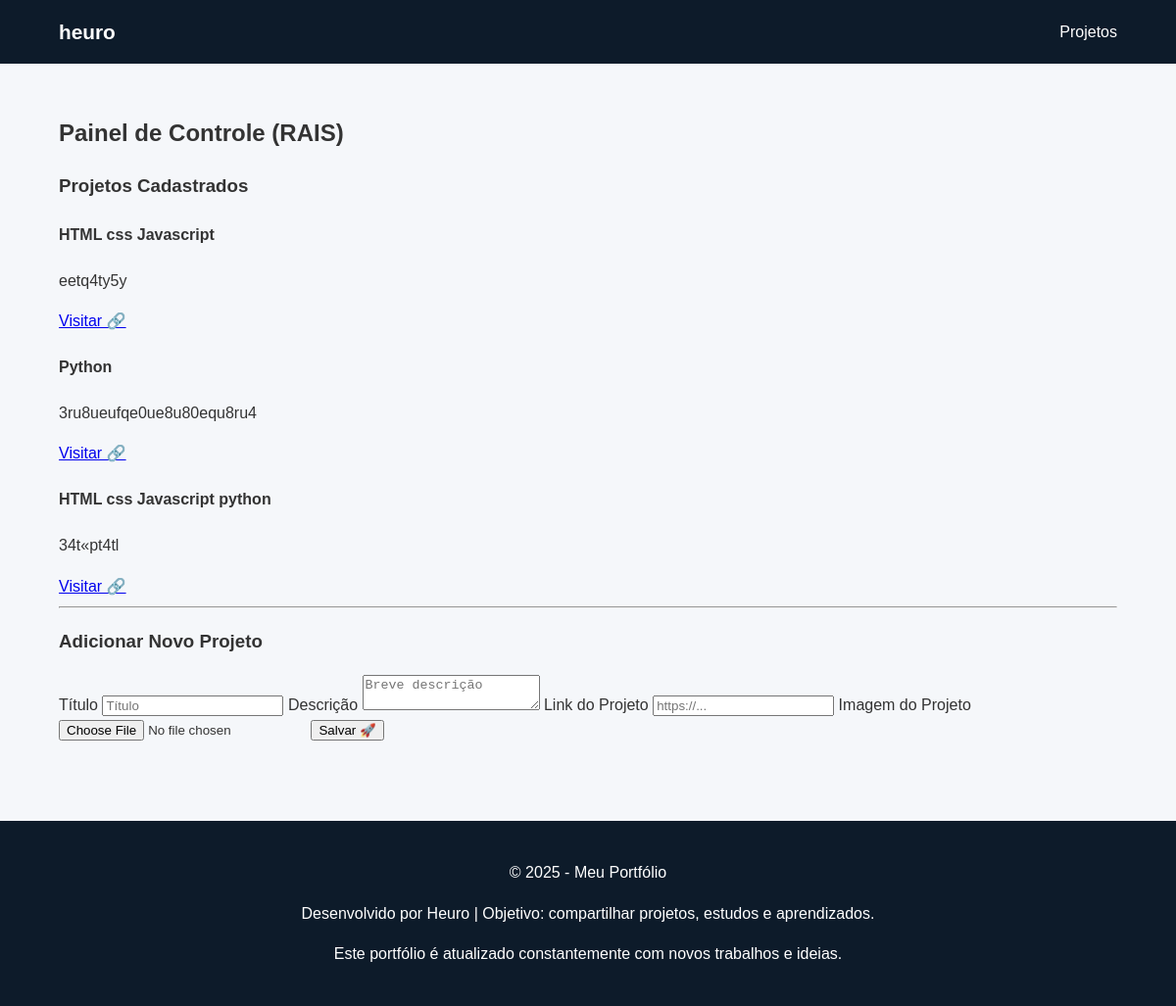
The page /painel (signed in) on the database as committed earlier.
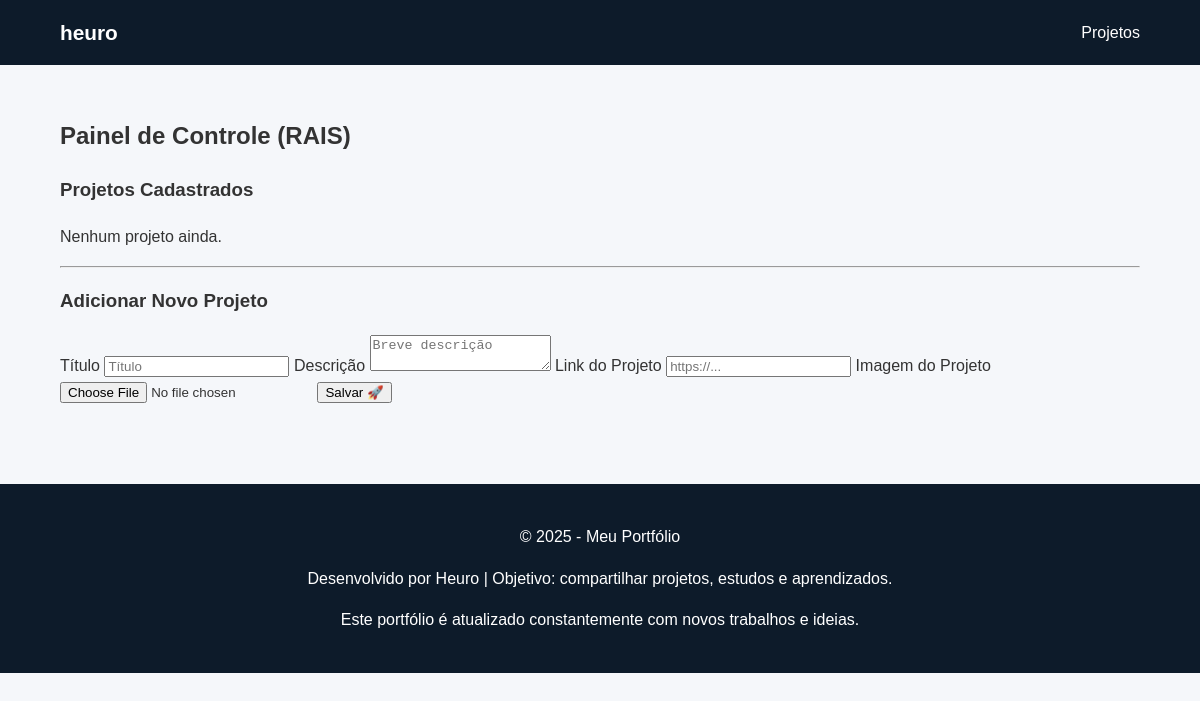
The same page on the database as committed later.
### tables this page shows
CREATE TABLE projetos (
                    id INTEGER PRIMARY KEY AUTOINCREMENT,
                    titulo TEXT NOT NULL,
                    descricao TEXT,
                    link TEXT,
                    imagem TEXT
                );

### app.py (the view, shortened to what this page needs)
@app.route("/painel", methods=["GET", "POST"])
def painel():
    if "user_id" not in session:
        return redirect(url_for("login"))
    conn = sqlite3.connect("database.db")
    c = conn.cursor()
    c.execute("SELECT * FROM projetos")
    projetos = c.fetchall()
    conn.close()
    return render_template("painel.html", projetos=projetos)

### templates/painel.html (shortened to what this page needs)
{% extends "base.html" %}
{% block content %}
<div class="painel-container">
    <h2 class="titulo-painel">Painel de Controle (RAIS)</h2>
    <h3 class="subtitulo">Projetos Cadastrados</h3>
    {% if projetos %}
        <div class="projetos-grid">
            {% for p in projetos %}
                <div class="projeto-card">
                    <h4>{{ p[1] }}</h4>
                    <p>{{ p[2] }}</p>
                    <a href="{{ p[3] }}" target="_blank" class="btn-link">Visitar 🔗</a>
                </div>
            {% endfor %}
        </div>
    {% else %}
        <p class="vazio">Nenhum projeto ainda.</p>
    {% endif %}
    <hr>
    <h3 class="subtitulo">Adicionar Novo Projeto</h3>
    <form method="POST" action="{{ url_for('painel') }}" enctype="multipart/form-data" class="form-projeto">
        <label for="titulo">Título</label>
        <input type="text" id="titulo" name="titulo" placeholder="Título" required>
        <label for="descricao">Descrição</label>
        <textarea id="descricao" name="descricao" placeholder="Breve descrição"></textarea>
        <label for="link">Link do Projeto</label>
        <input type="url" id="link" name="link" placeholder="https://...">
        <label for="imagem">Imagem do Projeto</label>
        <input type="file" id="imagem" name="imagem" accept="image/*">
        <button type="submit" class="btn-salvar">Salvar 🚀</button>
    </form>
</div>
{% endblock %}

Rows that differ between the two databases and show on the page:
removed projetos: titulo "HTML css Javascript", descricao "eetq4ty5y"
removed projetos: titulo "Python", descricao "3ru8ueufqe0ue8u80equ8ru4"
removed projetos: titulo "HTML css Javascript python", descricao "34t«pt4tl"
Other text that changed with them:
text now shown: "Nenhum projeto ainda."
